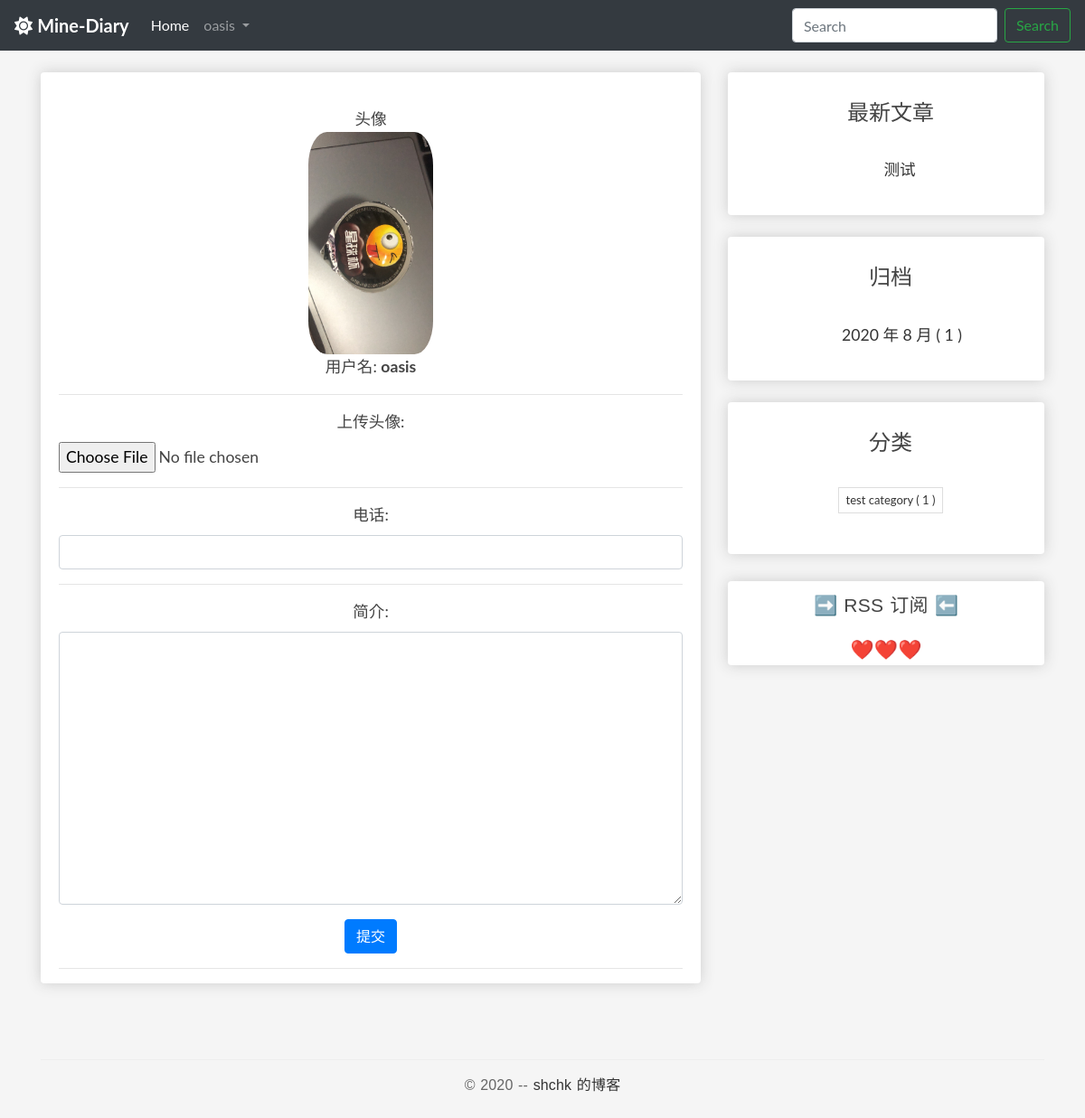
The page /userprofile/edit/7/ on the database as committed earlier.
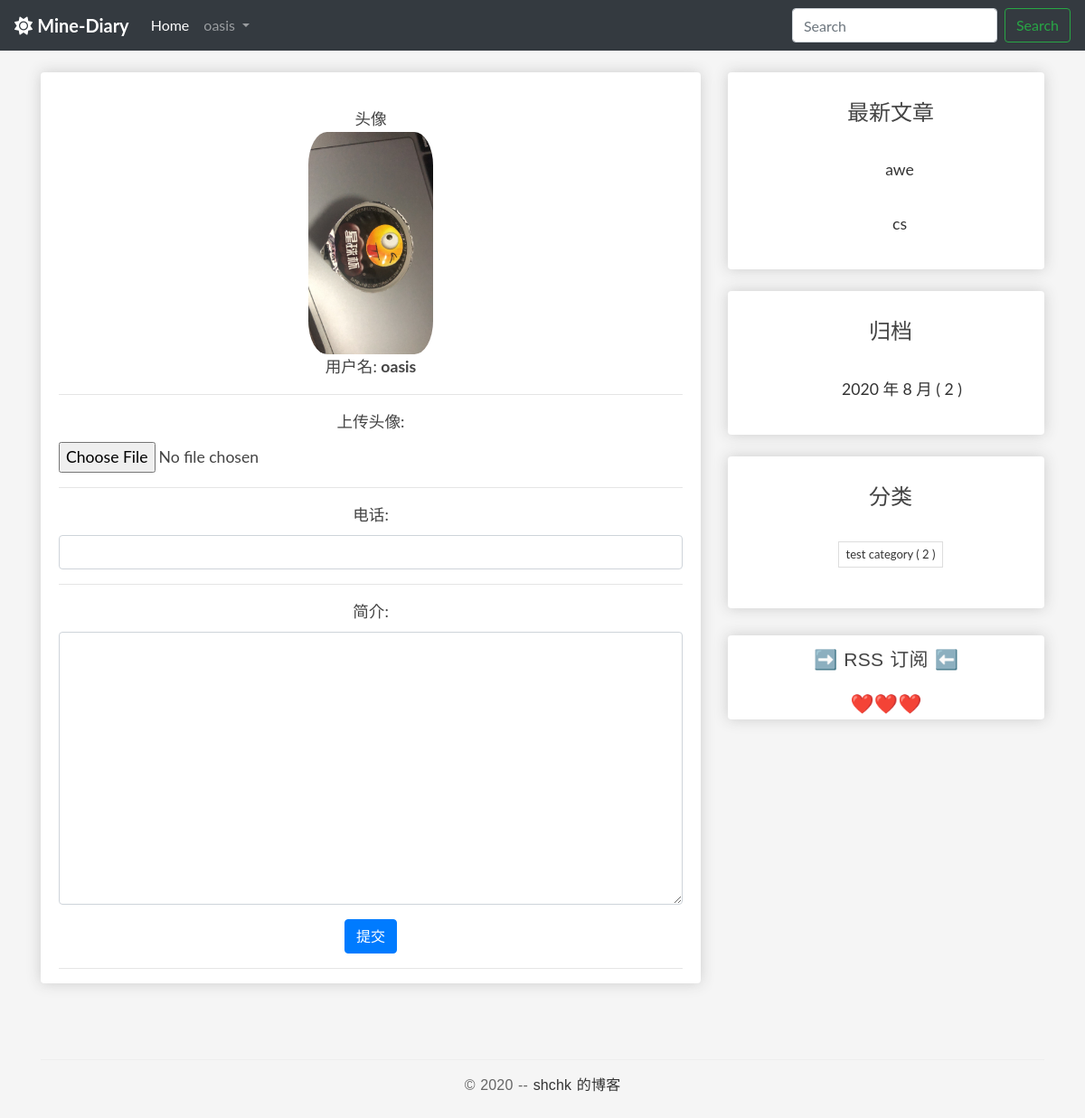
The same page on the database as committed later.
### blog/models.py (models this page shows, shortened)
class Post(models.Model):
    author = models.ForeignKey(
        User, verbose_name='作者', on_delete=models.CASCADE)
    title = models.CharField('标题', max_length=100)
    body = models.TextField('正文')
    created_time = models.DateTimeField('创建时间', default=timezone.now)
    modified_time = models.DateTimeField('修改时间')
    excerpt = models.CharField('摘要', max_length=100, blank=True)
    categories = models.ForeignKey(
        Category, verbose_name='分类', on_delete=models.CASCADE)
    views = models.PositiveIntegerField('浏览量', default=0, editable=False)
    likes = models.PositiveIntegerField(default=0)
    def get_absolute_url(self):
        return reverse('blog:detail', kwargs={'pk': self.pk})
    class Meta:
        verbose_name = '文章'
        verbose_name_plural = verbose_name
        ordering = ['-created_time']

class Category(models.Model):
    name = models.CharField(max_length=100)
    class Meta:
        verbose_name = '分类'
        verbose_name_plural = verbose_name

### userprofile/views.py (the view)
# urls.py: path('edit/<int:id>/', profile_edit, name='profile_edit'),
def profile_edit(request, id):
    user = User.objects.get(id=id)
    if Profile.objects.filter(user_id=id).exists():
        profile = Profile.objects.get(user_id=id)
    else:
        profile = Profile.objects.create(user=user)
    if request.method == "POST":
        if request.user != user:
            return HttpResponse('你没有权限修改此用户信息~')
        profile_form = ProfileForm(data=request.POST, files=request.FILES)
        if profile_form.is_valid():
            profile_cd = profile_form.cleaned_data
            profile.phone = profile_cd['phone_number']
            profile.bio = profile_cd['bio']
            if 'avatar' in request.FILES:
                profile.avatar = profile_cd['avatar']
            profile.save()
            return redirect('userprofile:profile_edit', id=id)
        else:
            return HttpResponse('注册表单输入有误。请重新输入~')
    elif request.method == "GET":
        profile_form = ProfileForm()
        context = {
            'profile_form': profile_form,
            'profile': profile,
            'user': user,
        }
        return render(request, 'userprofile/edit.html', context)
    else:
        return HttpResponse('请使用GET或POST请求数据~')

### userprofile/forms.py
class ProfileForm(forms.ModelForm):
    class Meta:
        model = Profile
        fields = ['phone_number', 'avatar', 'bio']

### blog/templatetags/blog_extras.py (called while the page is built)
@register.inclusion_tag('blog/inclusions/_recent_posts.html', takes_context=True)
def show_recent_posts(context, num=5):
    return {
        'recent_post_list': Post.objects.all().order_by('-created_time')[:num],
    }

@register.inclusion_tag('blog/inclusions/_archives.html', takes_context=True)
def show_archives(context):
    date_list = Post.objects.annotate(year=ExtractYear('created_time'), month=ExtractMonth(
        'created_time')).values('year', 'month').order_by('year', 'month').annotate(num_posts=Count('id'))
    return {
        'date_list': date_list
    }

@register.inclusion_tag('blog/inclusions/_categories.html', takes_context=True)
def show_categories(context):
    category_list = Category.objects.annotate(
        num_posts=Count('post')).filter(num_posts__gt=0)
    return {
        'category_list': category_list
    }

### userprofile/templates/userprofile/edit.html (shortened to what this page needs)
{% extends 'base.html' %}
{% load static %}
{% block main %}
    <div class="container box-element entry-free">
        <div class="row">
            <div class="col-12">
                <br>
                {% if profile.avatar %}
                    <div class="col-md-14">头像</div>
                    <img src="{{ profile.avatar.url }}" style="max-width: 20%; border-radius: 15%;" class="col-md-14">
                    <div class="col-md-14">用户名: <strong>{{ user.username }}</strong></div>
                {% else %}
                    <h5 class="col-md-14">暂无头像</h5>
                    <div class="col-md-14">用户名: <strong>{{ user.username }}</strong></div>
                {% endif %}
                <hr>
                <form method="post" action="." enctype="multipart/form-data">
                    <div class="form-group col-md-14">
                        <label for="avatar">上传头像: </label>
                        <input type="file" class="form-control-file" name="avatar" id="avatar">
                    </div>
                    <hr>
                    <div class="form-group col-md-14">
                        <label for="phone">电话: </label>
                        <input type="text" class="form-control" id="phone" name="phone" value="{{ profile.phone }}">
                    </div>
                    <hr>
                    <div class="form-group col-md-14">
                        <label for="bio">简介: </label>
                        <textarea type="text" class="form-control" id="bio" name="bio" rows="12">{{ profile.bio }}</textarea>
                    </div>
                    <button type="submit" class="btn btn-primary">提交</button>
                    <hr>
                </form>
            </div>
        </div>
    </div>
{% endblock main %}

### blog/templates/blog/inclusions/_recent_posts.html
<div class="widget widget-recent-posts">
  <h3 class="widget-title entry-title">最新文章</h3>
  <ul>
    {% for post in recent_post_list %}
      <div class="entry-free">
        <li>
            <a href="{{ post.get_absolute_url }}">{{ post.title }}</a>
        </li>
      </div>
    {% empty %}
      暂无文章！
    {% endfor %}
  </ul>
</div>

### blog/templates/blog/inclusions/_categories.html
<div class="widget widget-tag-cloud">
  <h3 class="widget-title entry-title">分类</h3>
  <ul>
    {% for category in category_list %}
        <div class="entry-free">
            <li>
                <a href="{% url 'blog:categories' category.pk %}">{{ category.name }} <span class="post-count">( {{ category.num_posts }} )</span></a>
            </li>
        </div>
    {% empty %}
      暂无分类！
    {% endfor %}
  </ul>
</div>

Rows that differ between the two databases and show on the page:
removed Post: title "测试"
added Post: title "awe"
added Post: title "cs"
computed for Category "test category": num_posts "1" → "2"
Other text that changed with them:
new list line: "2020 年 8 月 ( 2 )"
list line gone: "2020 年 8 月 ( 1 )"
